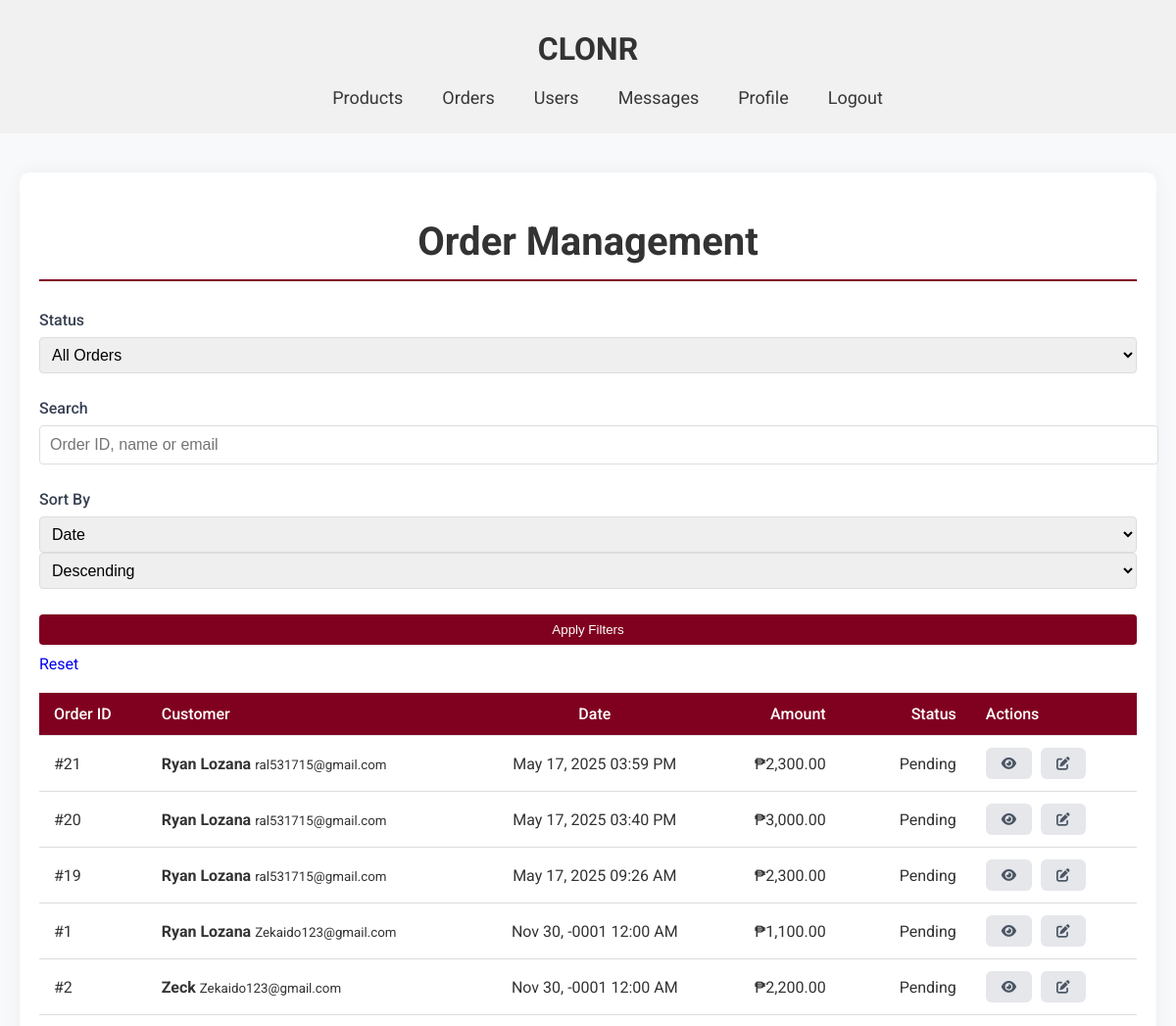
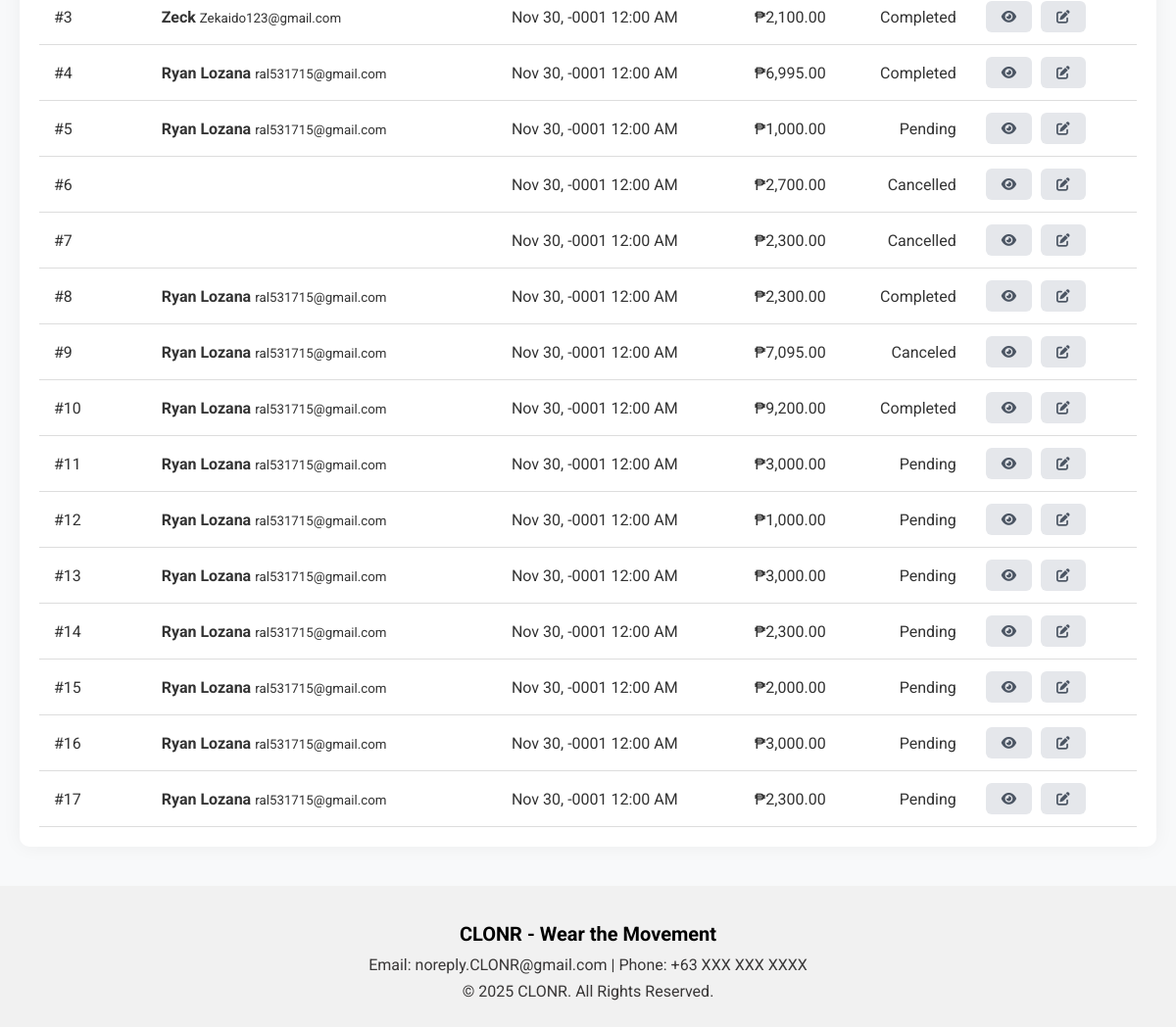
Page /admin/order.php (signed in) on the committed database (2 pictures, top to bottom).
### tables this page shows
CREATE TABLE `orders` (
  `id` int(100) NOT NULL,
  `user_id` int(100) NOT NULL,
  `name` varchar(100) NOT NULL,
  `number` int(11) NOT NULL,
  `email` varchar(100) NOT NULL,
  `method` varchar(50) NOT NULL,
  `address` varchar(500) NOT NULL,
  `total_products` varchar(1000) NOT NULL,
  `total_price` float(10,2) NOT NULL,
  `placed_on` datetime NOT NULL DEFAULT current_timestamp(),
  `payment_status` varchar(20) NOT NULL DEFAULT 'Pending'
);

### admin/order.php (the view, shortened to what this page needs)
<?php
require_once '../config.php';
try {
    $search_query = isset($_GET['search']) ? trim($_GET['search']) : '';
    $sort_by = isset($_GET['sort']) ? $_GET['sort'] : 'placed_on';
    $sort_order = isset($_GET['order']) ? $_GET['order'] : 'DESC';
    $valid_sort_columns = ['id', 'name', 'placed_on', 'total_price', 'payment_status'];
    $sort_by = in_array($sort_by, $valid_sort_columns) ? $sort_by : 'placed_on';
    $sort_order = strtoupper($sort_order) === 'ASC' ? 'ASC' : 'DESC';
    $query = "SELECT * FROM orders WHERE 1=1";
    $params = [];
    $query .= " ORDER BY $sort_by $sort_order";
    $stmt = $conn->prepare($query);
    $stmt->execute($params);
    $orders = $stmt->fetchAll(PDO::FETCH_ASSOC);
} catch (PDOException $e) {
    die("Database error: " . $e->getMessage());
}
?>
<!DOCTYPE html>
<html lang="en">
<head>
    <link rel="stylesheet" href="../global.css">
    <link rel="stylesheet" href="admin.css">
    <link rel="stylesheet" href="https://cdnjs.cloudflare.com/ajax/libs/font-awesome/6.0.0/css/all.min.css">
</head>
<body>
    <header>
        <div class="container">
            <a href="admindashboard.php"><h1 class="title">CLONR</h1></a>
            <nav>
                <ul class="navbar">
                    <li><a href="products.php">Products</a></li>
                    <li><a href="order.php">Orders</a></li>
                    <li><a href="users.php">Users</a></li>
                    <li><a href="messages.php">Messages</a></li>
                    <li><a href="../AdminUpdateProfile.php">Profile</a></li>
                    <li><a href="../logout.php" class="logout-btn">Logout</a></li>
                </ul>
            </nav>
        </div>
    </header>
    <main class="admin-main">
        <div class="admin-container">
            <h1 class="admin-title">Order Management</h1>
            <div class="filter-section">
                <form method="get" class="filter-form">
                    <div class="form-group">
                        <label for="status">Status</label>
                        <select name="status" id="status">
                            <option value="">All Orders</option>
                        </select>
                    </div>
                    <div class="form-group">
                        <label for="search">Search</label>
                        <input type="text" name="search" id="search" placeholder="Order ID, name or email" value="<?= htmlspecialchars($search_query) ?>">
                    </div>
                    <div class="form-group">
                        <label for="sort">Sort By</label>
                        <select name="sort" id="sort">
                            <option value="placed_on" <?= $sort_by === 'placed_on' ? 'selected' : '' ?>>Date</option>
                        </select>
                        <select name="order">
                            <option value="DESC" <?= $sort_order === 'DESC' ? 'selected' : '' ?>>Descending</option>
                        </select>
                    </div>
                    <button type="submit" class="filter-btn">Apply Filters</button>
                    <a href="order.php" class="reset-btn">Reset</a>
                </form>
            </div>
            <div class="orders-table-container">
                <?php if (empty($orders)): ?>
                    <div class="no-orders">
                        <i class="fas fa-box-open"></i>
                        <p>No orders found matching your criteria.</p>
                    </div>
                <?php else: ?>
                    <div class="table-responsive">
                        <table class="orders-table">
                            <thead>
                                <tr>
                                    <th>Order ID</th>
                                    <th>Customer</th>
                                    <th>Date</th>
                                    <th>Amount</th>
                                    <th>Status</th>
                                    <th>Actions</th>
                                </tr>
                            </thead>
                            <tbody>
                                <?php foreach ($orders as $order): ?>
                                <tr>
                                    <td>#<?= htmlspecialchars($order['id']) ?></td>
                                    <td>
                                        <div class="customer-info">
                                            <strong><?= htmlspecialchars($order['name']) ?></strong>
                                            <small><?= htmlspecialchars($order['email']) ?></small>
                                        </div>
                                    </td>
                                    <td><?= htmlspecialchars(date('M d, Y h:i A', strtotime($order['placed_on']))) ?></td>
                                    <td>₱<?= htmlspecialchars(number_format($order['total_price'], 2)) ?></td>
                                    <td>
                                        <span class="status-badge status-<?= htmlspecialchars($order['payment_status']) ?>">
                                            <?= ucfirst(htmlspecialchars($order['payment_status'])) ?>
                                        </span>
                                    </td>
                                    <td class="actions">
                                        <a href="order_details.php?id=<?= $order['id'] ?>" class="action-btn view" title="View Details">
                                            <i class="fas fa-eye"></i>
                                        </a>
                                        <a href="update_order_status.php?id=<?= $order['id'] ?>" class="action-btn edit" title="Update Status">
                                            <i class="fas fa-edit"></i>
                                        </a>
                                    </td>
                                </tr>
                                <?php endforeach; ?>
                            </tbody>
                        </table>
                    </div>
                <?php endif; ?>
            </div>
        </div>
    </main>
    <footer>
        <div class="footer-content">
            <h2>CLONR - Wear the Movement</h2>
            <p>Email: noreply.CLONR@gmail.com | Phone: +63 XXX XXX XXXX</p>
            <p>© 2025 CLONR. All Rights Reserved.</p>
        </div>
    </footer>
</body>
</html>

### global.css (style rules this page uses)
body { margin: 0; font-family: 'Roboto',sans-serif; background-color: #f1f1f1; color: #333333; }
header { padding: 10px 40px; display: flex; justify-content: center; align-items: center; position: relative; }
.title { color: #000000; font-size: 2rem; text-align: center; }
a { text-decoration: none; }
.navbar { list-style: none; display: flex; gap: 40px; z-index: 10; }
.navbar li { position: relative; cursor: pointer; font-size: 18px; color: #393737; }
.navbar a { text-decoration: none; color: inherit; }
footer { color: #000000; text-align: center; padding: 20px 20px; }
.footer-content h2 { font-size: 20px; margin-bottom: 10px; }
.footer-content p { font-size: 16px; margin: 8px 0; color: #393737; }

### admin/admin.css (style rules this page uses)
form { display: flex; flex-direction: column; gap: 20px; }
.title { font-size: 2rem; margin-bottom: 20px; color: #333; }
.form-group { margin-bottom: 15px; }
.form-group label { display: block; margin-bottom: 5px; font-weight: bold; }
.form-group input, .form-group select { width: 100%; padding: 10px; border: 1px solid #ddd; border-radius: 4px; font-size: 16px; }
.admin-main { padding: 40px 20px; background-color: #f8f9fa; min-height: calc(100vh - 200px); }
.admin-container { max-width: 1200px; margin: 0 auto; padding: 20px; background-color: #fff; border-radius: 10px; box-shadow: 0 0 20px rgba(0, 0, 0, 0.05); }
.admin-title { color: #333; font-size: 2.5rem; margin-bottom: 30px; text-align: center; border-bottom: 2px solid #800020; padding-bottom: 15px; }
table { width: 100%; border-collapse: collapse; margin-top: 20px; }
th, td { padding: 12px 15px; text-align: left; border-bottom: 1px solid #ddd; }
th { background-color: #800020; color: white; font-weight: 500; }
.action-btn { display: inline-block; padding: 5px 10px; background-color: #800020; color: white; border-radius: 4px; text-decoration: none; transition: background-color 0.3s ease; }
table th:nth-child(3), table td:nth-child(3) { text-align: center; }
table th:nth-child(4), table td:nth-child(4), table th:nth-child(5), table td:nth-child(5) { text-align: right; }
th { background-color: #800020; color: white; }
.action-btn { display: inline-block; padding: 5px 10px; margin-right: 5px; border-radius: 3px; text-decoration: none; font-size: 14px; }
.action-btn.edit { background-color: #ffc107; color: #000; }
.action-btn { padding: 0.5rem 1rem; border-radius: 4px; text-decoration: none; font-size: 0.9rem; transition: all 0.2s; }
.action-btn:not(.reply):not(.delete) { background-color: #e0e0e0; color: #333; }
.filter-form { display: flex; gap: 10px; margin-bottom: 20px; }
.filter-form select { padding: 8px; border-radius: 4px; border: 1px solid #ddd; }
.filter-btn { padding: 8px 15px; background-color: #800020; color: white; border: none; border-radius: 4px; cursor: pointer; }
.form-group label { display: block; margin-bottom: 5px; font-weight: 500; }
.action-btn { padding: 0.5rem 1rem; border-radius: 6px; text-decoration: none; font-size: 0.85rem; transition: all 0.2s; }
.action-btn:not(.reply):not(.delete) { background-color: #E5E7EB; color: #4B5563; }
.form-group { margin-bottom: 1rem; }
.form-group label { display: block; margin-bottom: 0.5rem; font-weight: 500; color: #374151; }

### rows in the picture
orders: id "21", name "Ryan Lozana", email "ral531715@gmail.com", placed_on "May 17, 2025 03:59 PM", total_price "2,300.00", payment_status "Pending"
orders: id "20", name "Ryan Lozana", email "ral531715@gmail.com", placed_on "May 17, 2025 03:40 PM", total_price "3,000.00", payment_status "Pending"
orders: id "19", name "Ryan Lozana", email "ral531715@gmail.com", placed_on "May 17, 2025 09:26 AM", total_price "2,300.00", payment_status "Pending"
orders: id "1", name "Ryan Lozana", email "Zekaido123@gmail.com", placed_on "Nov 30, -0001 12:00 AM", total_price "1,100.00", payment_status "Pending"
orders: id "2", name "Zeck", email "Zekaido123@gmail.com", placed_on "Nov 30, -0001 12:00 AM", total_price "2,200.00", payment_status "Pending"
orders: id "3", name "Zeck", email "Zekaido123@gmail.com", placed_on "Nov 30, -0001 12:00 AM", total_price "2,100.00", payment_status "Completed"
orders: id "4", name "Ryan Lozana", email "ral531715@gmail.com", placed_on "Nov 30, -0001 12:00 AM", total_price "6,995.00", payment_status "Completed"
orders: id "5", name "Ryan Lozana", email "ral531715@gmail.com", placed_on "Nov 30, -0001 12:00 AM", total_price "1,000.00", payment_status "Pending"
orders: id "6", placed_on "Nov 30, -0001 12:00 AM", total_price "2,700.00", payment_status "Cancelled"
orders: id "7", placed_on "Nov 30, -0001 12:00 AM", total_price "2,300.00", payment_status "Cancelled"
orders: id "8", name "Ryan Lozana", email "ral531715@gmail.com", placed_on "Nov 30, -0001 12:00 AM", total_price "2,300.00", payment_status "Completed"
orders: id "9", name "Ryan Lozana", email "ral531715@gmail.com", placed_on "Nov 30, -0001 12:00 AM", total_price "7,095.00", payment_status "Canceled"
orders: id "10", name "Ryan Lozana", email "ral531715@gmail.com", placed_on "Nov 30, -0001 12:00 AM", total_price "9,200.00", payment_status "Completed"
orders: id "11", name "Ryan Lozana", email "ral531715@gmail.com", placed_on "Nov 30, -0001 12:00 AM", total_price "3,000.00", payment_status "Pending"
orders: id "12", name "Ryan Lozana", email "ral531715@gmail.com", placed_on "Nov 30, -0001 12:00 AM", total_price "1,000.00", payment_status "Pending"
orders: id "13", name "Ryan Lozana", email "ral531715@gmail.com", placed_on "Nov 30, -0001 12:00 AM", total_price "3,000.00", payment_status "Pending"
orders: id "14", name "Ryan Lozana", email "ral531715@gmail.com", placed_on "Nov 30, -0001 12:00 AM", total_price "2,300.00", payment_status "Pending"
orders: id "15", name "Ryan Lozana", email "ral531715@gmail.com", placed_on "Nov 30, -0001 12:00 AM", total_price "2,000.00", payment_status "Pending"
orders: id "16", name "Ryan Lozana", email "ral531715@gmail.com", placed_on "Nov 30, -0001 12:00 AM", total_price "3,000.00", payment_status "Pending"
orders: id "17", name "Ryan Lozana", email "ral531715@gmail.com", placed_on "Nov 30, -0001 12:00 AM", total_price "2,300.00", payment_status "Pending"
